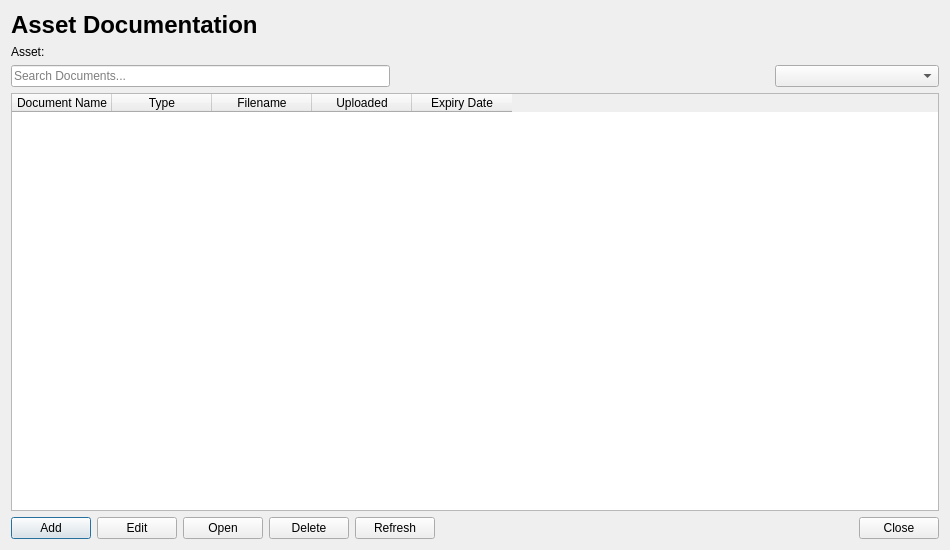
<?xml version="1.0" encoding="UTF-8"?>
<ui version="4.0">
 <class>AssetDocumentsDialog</class>
 <widget class="QDialog" name="AssetDocumentsDialog">
  <property name="geometry">
   <rect>
    <x>0</x>
    <y>0</y>
    <width>950</width>
    <height>550</height>
   </rect>
  </property>
  <property name="minimumSize">
   <size>
    <width>950</width>
    <height>550</height>
   </size>
  </property>
  <property name="windowTitle">
   <string>Asset Documentation</string>
  </property>
  <layout class="QVBoxLayout" name="verticalLayout">
   <item>
    <widget class="QLabel" name="lblTitle">
     <property name="font">
      <font>
       <pointsize>18</pointsize>
       <bold>true</bold>
      </font>
     </property>
     <property name="text">
      <string>Asset Documentation</string>
     </property>
    </widget>
   </item>
   <item>
    <widget class="QLabel" name="lblAsset">
     <property name="text">
      <string>Asset:</string>
     </property>
    </widget>
   </item>
   <item>
    <layout class="QHBoxLayout" name="horizontalLayout">
     <item>
      <widget class="QLineEdit" name="txtSearch">
       <property name="placeholderText">
        <string>Search Documents...</string>
       </property>
      </widget>
     </item>
     <item>
      <spacer name="horizontalSpacer_2">
       <property name="orientation">
        <enum>Qt::Orientation::Horizontal</enum>
       </property>
       <property name="sizeHint" stdset="0">
        <size>
         <width>40</width>
         <height>20</height>
        </size>
       </property>
      </spacer>
     </item>
     <item>
      <widget class="QComboBox" name="cmbDocumentType">
       <property name="placeholderText">
        <string>Document type: All types</string>
       </property>
      </widget>
     </item>
    </layout>
   </item>
   <item>
    <widget class="QTableWidget" name="tblDocuments">
     <column>
      <property name="text">
       <string>Document Name</string>
      </property>
     </column>
     <column>
      <property name="text">
       <string>Type</string>
      </property>
     </column>
     <column>
      <property name="text">
       <string>Filename</string>
      </property>
     </column>
     <column>
      <property name="text">
       <string>Uploaded</string>
      </property>
     </column>
     <column>
      <property name="text">
       <string>Expiry Date</string>
      </property>
     </column>
    </widget>
   </item>
   <item>
    <layout class="QHBoxLayout" name="horizontalLayout_2">
     <item>
      <widget class="QPushButton" name="btnAdd">
       <property name="text">
        <string>Add</string>
       </property>
      </widget>
     </item>
     <item>
      <widget class="QPushButton" name="btnEdit">
       <property name="text">
        <string>Edit</string>
       </property>
      </widget>
     </item>
     <item>
      <widget class="QPushButton" name="btnOpen">
       <property name="text">
        <string>Open</string>
       </property>
      </widget>
     </item>
     <item>
      <widget class="QPushButton" name="btnDelete">
       <property name="text">
        <string>Delete</string>
       </property>
      </widget>
     </item>
     <item>
      <widget class="QPushButton" name="btnRefresh">
       <property name="text">
        <string>Refresh</string>
       </property>
      </widget>
     </item>
     <item>
      <spacer name="horizontalSpacer">
       <property name="orientation">
        <enum>Qt::Orientation::Horizontal</enum>
       </property>
       <property name="sizeHint" stdset="0">
        <size>
         <width>40</width>
         <height>20</height>
        </size>
       </property>
      </spacer>
     </item>
     <item>
      <widget class="QPushButton" name="btnClose">
       <property name="text">
        <string>Close</string>
       </property>
      </widget>
     </item>
    </layout>
   </item>
  </layout>
 </widget>
 <resources/>
 <connections/>
</ui>
